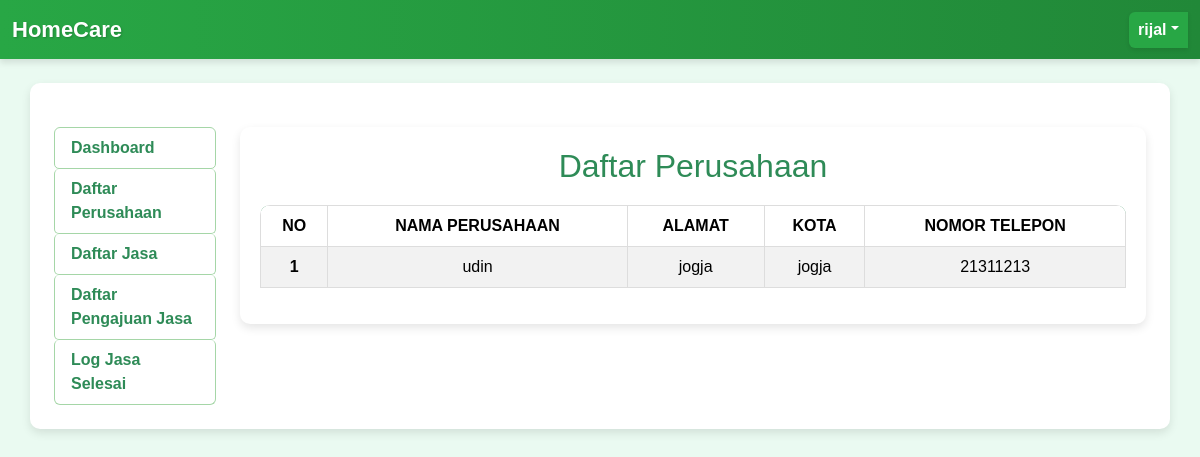
Screenshot of /MPPL/admindashboard.php?mn=2 (signed in) with the database file from the repository.
### tables this page shows
CREATE TABLE `companyaccount` (
  `id` int(11) NOT NULL,
  `companyname` varchar(100) NOT NULL,
  `email` varchar(100) NOT NULL,
  `phone` varchar(13) NOT NULL,
  `address` varchar(100) NOT NULL,
  `city` varchar(100) NOT NULL,
  `password` varchar(100) NOT NULL,
  `level_user` int(11) NOT NULL
);

### MPPL/adminmenu/adminlistperusahaan.php (the view, shortened to what this page needs)
<?php
include("sql.php");
$query = "SELECT * FROM companyaccount";
$result = mysqli_query($connect, $query);
?>
<div class="container">
<h2>Daftar Perusahaan</h2>
    <div class="table-responsive">
        <table class="table table-striped table-hover">
            <thead>
                <tr>
                    <th scope="col">No</th>
                    <th scope="col">Nama Perusahaan</th>
                    <th scope="col">Alamat</th>
                    <th scope="col">Kota</th>
                    <th scope="col">Nomor Telepon</th>
                </tr>
            </thead>
            <tbody>
                <?php
                $no = 1;
                if (mysqli_num_rows($result) > 0) {
                    while ($row = mysqli_fetch_assoc($result)) {
                        echo "<tr>";
                        echo "<th scope='row'>{$no}</th>";
                        echo "<td>" . htmlspecialchars($row['companyname']) . "</td>";
                        echo "<td>" . htmlspecialchars($row['address']) . "</td>";
                        echo "<td>" . htmlspecialchars($row['city']) . "</td>";
                        echo "<td>" . htmlspecialchars($row['phone']) . "</td>";
                        echo "</tr>";
                        $no++;
                    }
                } else {
                    echo "<tr>";
                    echo "<td colspan='5' class='text-center'>Tidak ada data perusahaan yang ditemukan.</td>";
                    echo "</tr>";
                }
                ?>
            </tbody>
        </table>
    </div>
</div>

### MPPL/dashboardpage.css (style rules this page uses)
body { background-color: #eafaf1; font-family: 'Arial', sans-serif; }
.container { background-color: #ffffff; border-radius: 10px; box-shadow: 0 4px 10px rgba(0, 0, 0, 0.1); padding: 20px; }
h2 { text-align: center; color: #2e8b57; margin-bottom: 20px; }

### MPPL/tablepage.css (style rules this page uses)
body { background-color: #eafaf1; font-family: 'Arial', sans-serif; }
.container { background-color: #ffffff; border-radius: 10px; box-shadow: 0 4px 10px rgba(0, 0, 0, 0.1); padding: 20px; }
.table-responsive { border-radius: 10px; overflow: hidden; }
.table { background-color: #ffffff; }
.table thead { background-color: #2e8b57; color: #ffffff; text-transform: uppercase; }
th, td { text-align: center; vertical-align: middle; border: 1px solid #ddd; }
h2 { text-align: center; color: #2e8b57; margin-bottom: 20px; }

### MPPL/navbar.php (style rules this page uses)
:root { --primary-color: #28a745; --secondary-color: #218838; --hover-color: #34ce57; --text-color: #ffffff; }

### rows the page displays
companyaccount: companyname "udin", address "jogja", city "jogja", phone "21311213"

### other values shown
$_SESSION['name'] "rijal"
